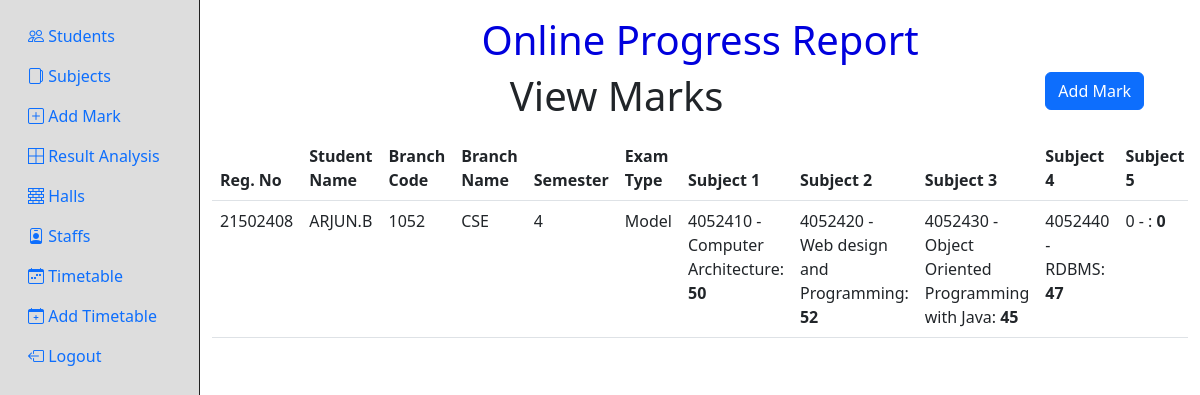
/marks.php?viewid=21502408 (signed in), run on the app's committed database.
### tables this page shows
CREATE TABLE `mark_details` (
  `id` int(11) NOT NULL,
  `uniqueid` varchar(200) NOT NULL,
  `regno` int(11) NOT NULL,
  `stname` varchar(40) NOT NULL,
  `bcode` int(11) NOT NULL,
  `bname` varchar(40) NOT NULL,
  `sem` int(11) NOT NULL,
  `sub_1` varchar(40) NOT NULL,
  `subcode_1` int(11) NOT NULL,
  `sub_2` varchar(40) NOT NULL,
  `subcode_2` int(11) NOT NULL,
  `sub_3` varchar(40) NOT NULL,
  `subcode_3` int(11) NOT NULL,
  `sub_4` varchar(40) NOT NULL,
  `subcode_4` int(11) NOT NULL,
  `sub_5` varchar(40) NOT NULL,
  `subcode_5` int(11) NOT NULL,
  `mark_1` int(11) NOT NULL,
  `mark_2` int(11) NOT NULL,
  `mark_3` int(11) NOT NULL,
  `mark_4` int(11) NOT NULL,
  `mark_5` int(11) NOT NULL,
  `total` int(11) NOT NULL,
  `result` varchar(15) NOT NULL,
  `m_per` int(11) NOT NULL,
  `att_per` int(11) NOT NULL,
  `att_date` text NOT NULL,
  `e_type` varchar(40) NOT NULL,
  `month` text NOT NULL,
  `year` int(11) NOT NULL,
  `remarks` text NOT NULL
);

### marks.php (the view, shortened to what this page needs)
<?php
if(!isset($_SESSION["user_id"])){
    header("Location: login.php");
}else if(isset($_GET["deleteid"])){
    $query = "DELETE FROM `mark_details` WHERE `id` = ".$_GET["deleteid"];
    $con = mysqli_connect(DB_HOST,DB_USERNAME,DB_PASSWORD,DB_NAME);
    mysqli_query($con, $query);
    $selectQuery = "SELECT * FROM `mark_details` WHERE `regno` = ".$_REQUEST['viewid'];
    $result = mysqli_query($con, $selectQuery);
}else{
    $query = "SELECT * FROM `mark_details` WHERE `regno` = ".$_REQUEST['viewid'];
    $con = mysqli_connect(DB_HOST,DB_USERNAME,DB_PASSWORD,DB_NAME);
    $result = mysqli_query($con, $query);
}
?>
<!DOCTYPE html>
<html lang="en">
<head>
  <link href="https://cdn.jsdelivr.net/npm/bootstrap@5.3.0-alpha1/dist/css/bootstrap.min.css" rel="stylesheet"
>
  <link rel="stylesheet" href="https://cdn.jsdelivr.net/npm/bootstrap-icons@1.10.3/font/bootstrap-icons.css">
</head>
<body>
  <div class="container-fluid h-100">
    <div class="row h-100">
      <?php include("sidebar.php"); ?>
      <div class="col-10 pt-3">
        <div class="row">
          <div class="col-12">
            <h2 style="text-align:center;font-size:40px;color:#00d">Online Progress Report</h2>
          </div>
        </div>
        <div class="row">
          <div class="col">
            <div class="row">
              <div class="col-10">
                <h1 class="title mb-3">View Marks</h1>
              </div>
              <div class="col"><a class="btn btn-primary" href="add-mark.php" role="button">Add Mark</a></div>
            </div>
            <div class="table-responsive">
              <table class="table table-hover">
                <thead>
                  <tr>
                    <th>Reg. No</th>
                    <th>Student Name</th>
                    <th>Branch Code</th>
                    <th>Branch Name</th>
                    <th>Semester</th>
                    <th>Exam Type</th>
                    <th>Subject 1</th>
                    <th>Subject 2</th>
                    <th>Subject 3</th>
                    <th>Subject 4</th>
                    <th>Subject 5</th>
                  </tr>
                </thead>
                <tbody>
                  <?php if($result){
                    $rows = mysqli_num_rows($result);
                    if($rows===0){
                  ?>
                  <tr>
                    <td colspan="17" align="center">No Records Found</td>
                  </tr>
                  <?php }else{
                    while($row = mysqli_fetch_array($result, MYSQLI_ASSOC)){ ?>
                  <tr>
                    <td><?php echo $row["regno"]; ?></td>
                    <td><?php echo $row["stname"]; ?></td>
                    <td><?php echo $row["bcode"]; ?></td>
                    <td><?php echo $row["bname"]; ?></td>
                    <td><?php echo $row["sem"]; ?></td>
                    <td><?php echo $row["e_type"]; ?></td>
                    <td><?php echo $row["subcode_1"]; ?> - <?php echo $row["sub_1"]; ?>:
                      <strong><?php if($row['mark_1'] == -1){echo "A"; }else{echo $row['mark_1'];} ?></strong>
                    </td>
                    <td><?php echo $row["subcode_2"]; ?> - <?php echo $row["sub_2"]; ?>:
                      <strong><?php if($row['mark_2'] == -1){echo "A"; }else{echo $row['mark_2'];} ?></strong>
                    </td>
                    <td><?php echo $row["subcode_3"]; ?> - <?php echo $row["sub_3"]; ?>:
                      <strong><?php if($row['mark_3'] == -1){echo "A"; }else{echo $row['mark_3'];} ?></strong>
                    </td>
                    <td><?php echo $row["subcode_4"]; ?> - <?php echo $row["sub_4"]; ?>:
                      <strong><?php if($row['mark_4'] == -1){echo "A"; }else{echo $row['mark_4'];} ?></strong>
                    </td>
                    <td><?php echo $row["subcode_5"]; ?> - <?php echo $row["sub_5"]; ?>:
                      <strong><?php if($row['mark_5'] == -1){echo "A"; }else{echo $row['mark_5'];} ?></strong>
                    </td>
                  </tr>
                  <?php
                    }
                    } } ?>
                </tbody>
              </table>
            </div>
          </div>
        </div>
      </div>
    </div>
  </div>
</body>
</html>

### marks.php (style rules this page uses)
html, body { margin: 0; padding: 0; height: 100%; }
h1.title { margin: 0; text-align: center; }

### data on the page
mark_details: regno "21502408", stname "ARJUN.B", bcode "1052", bname "CSE", sem "4", e_type "Model", subcode_1 "4052410", sub_1 "Computer Architecture", mark_1 "50", subcode_2 "4052420", sub_2 "Web design and Programming", mark_2 "52", subcode_3 "4052430", sub_3 "Object Oriented Programming with Java", mark_3 "45", subcode_4 "4052440", sub_4 "RDBMS", mark_4 "47", subcode_5 "0", mark_5 "0"
